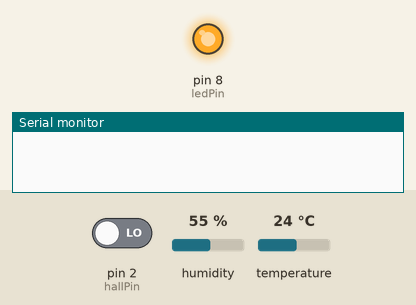
This sketch was run on a simulated Arduino Mega 2560, built for the host (arithmetic inside an expression is 32-bit, double 64-bit). On the bench: output pins drawn as LEDs (lit = HIGH), the last lines printed to the serial monitor. The inputs (shaded band) are chosen by the test bench; at power-on: pin 2 (hallPin) LOW, humidity 55 %, temperature 24 °C.

Above: at 1.2 s.
1.3 s: pin 2 (hallPin) driven HIGH
At 2.0 s:
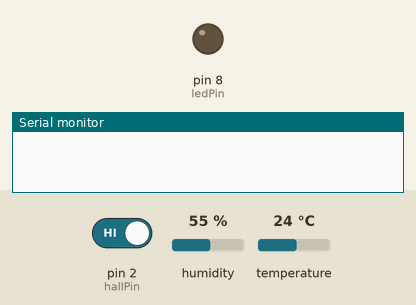
2.8 s: pin 2 (hallPin) driven LOW
At 3.2 s:
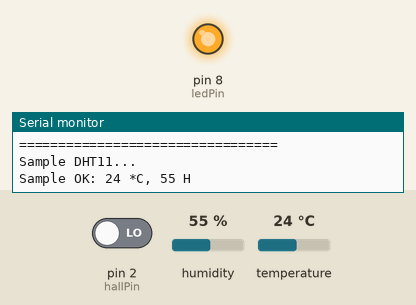
Timing chart, 0 to 5.8 s (numbered marks = the images above; inputs shaded):
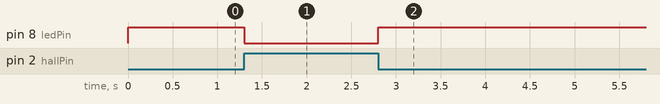

Measured:
- after the input at 1.3 s, pin 8 (ledPin): HIGH → LOW at once
- after the input at 2.8 s, pin 8 (ledPin): LOW → HIGH at once

The sketch:

station_meteo_v1.1.ino
```cpp
#define BLYNK_TEMPLATE_ID           "TMPLvMXPVYpR"
#define BLYNK_DEVICE_NAME           "Meteo"
#define BLYNK_AUTH_TOKEN            "e4Ra7py3GsW9pAvPpFUZwiwB17pZIYHJ"

#include <SimpleDHT.h>
#define DHT_SENSOR_TYPE DHT_TYPE_11

//#include <ESP8266WiFi.h>
#include <ESP8266_Lib.h>
//#include <BlynkSimpleEsp8266.h>
#include <BlynkSimpleShieldEsp8266.h>
//#include <SPI.h>
//#include <WiFi.h>
//#include <BlynkSimpleWifi.h>

//#define EspSerial Serial1
//#define BLYNK_PRINT Serial1

//#define ESP8266_BAUD 115200
//ESP8266 wifi(&EspSerial);
//ESP8266 wifi(&Serial);

      //#define BLYNK_PRINT DebugSerial
      //#include <BlynkSimpleStream.h>

//#define BLYNK_PRINT Serial // Enables Serial Monitor
char auth[] = BLYNK_AUTH_TOKEN;
char ssid[] = "Livebox-1F90";
char pass[] = "o3jwTuDzadcmQAtZ2r";


const int ledPin = 8;
const int hallPin = 2;
static const int DHT_SENSOR_PIN = 4;
SimpleDHT11 dht11(DHT_SENSOR_PIN);

BlynkTimer timer;

int sensorValue;

int tempoActive = 0;
// Temps à l'activation de la tempo
unsigned long tempoDepart = 0;

void setup(){
  Serial.begin(9600);
  //Serial1.begin(115200);
  pinMode( ledPin, OUTPUT );
  pinMode( hallPin, INPUT );

  //EspSerial.begin(ESP8266_BAUD);
  Serial1.begin(115200);
  //delay(10);

  //Blynk.begin(auth, ssid, pass);

  //timer.setInterval(1000L, mesure_temp_humidite);
}

void mesure_anemometre() {
    // lecture du capteur a Effet Hall
  sensorValue = digitalRead( hallPin );
  //Serial.print("sensorValue = ");
  //Serial.println(sensorValue);

  // senseurValue = HIGH sans aimant
  // senseurValue = LOW quand POLE SUD aimant
  sensorValue = not( sensorValue );

  // Allumer eteindre la LED
  digitalWrite( ledPin, sensorValue );

  //Blynk.virtualWrite(V4, sensorValue);
}

void mesure_temp_humidite() {
 // start working...
  Serial.println("=================================");
  Serial.println("Sample DHT11...");

  // read without samples.
  byte temperature = 0;
  byte humidity = 0;
  float t = (float)temperature;
  float h = (float)humidity;

  int err = SimpleDHTErrSuccess;
  if ((err = dht11.read(&temperature, &humidity, NULL)) != SimpleDHTErrSuccess) {
    Serial.print("Read DHT11 failed, err=");
    Serial.print(SimpleDHTErrCode(err));
    Serial.print(",");
    Serial.println(SimpleDHTErrDuration(err));
    return;
  }

  Serial.print("Sample OK: ");
  Serial.print((int)temperature);
  Serial.print(" *C, ");
  Serial.print((int)humidity);
  Serial.println(" H");

  //Blynk.virtualWrite(V5, h);
  //Blynk.virtualWrite(V6, t);

}


void loop() {
  Blynk.run();

  mesure_anemometre();

  // Activation de la temporisation
  //tempoActive = 1;
  //tempoDepart = millis();
  // Serial.print("tempoActive = ");
  // Serial.println(tempoActive);
  // Serial.print("tempoDepart = ");
  // Serial.println(tempoDepart);
  // Serial.print("millis = ");
  // Serial.println(millis());
  // Serial.print("delta = ");
  // Serial.println(millis() - tempoDepart);


  // Si la temporisation est active,
  //if ( tempoActive ) {
  // Et si il s'est écoulé 3 secondes,
    if ( millis() - tempoDepart >= 3000 ) {
      tempoDepart = millis();
      mesure_temp_humidite();
  // Et on désactive la temporisation pour ne pas afficher ce message une seconde fois
      //tempoActive = 0;
    }
  //}

  //timer.run();

  //Serial.println("HELLO !!");

   // read from port 1, send to port 0:
  if (Serial1.available()) {
   int inByte = Serial1.read();
   //Serial.print("Test Serial1");
   //Serial.println(inByte);
   Serial.write(inByte);
  }
  // read from port 0, send to port 1:
  if (Serial.available()) {
   int inByte = Serial.read();
   Serial1.write(inByte);
  }

}
```
